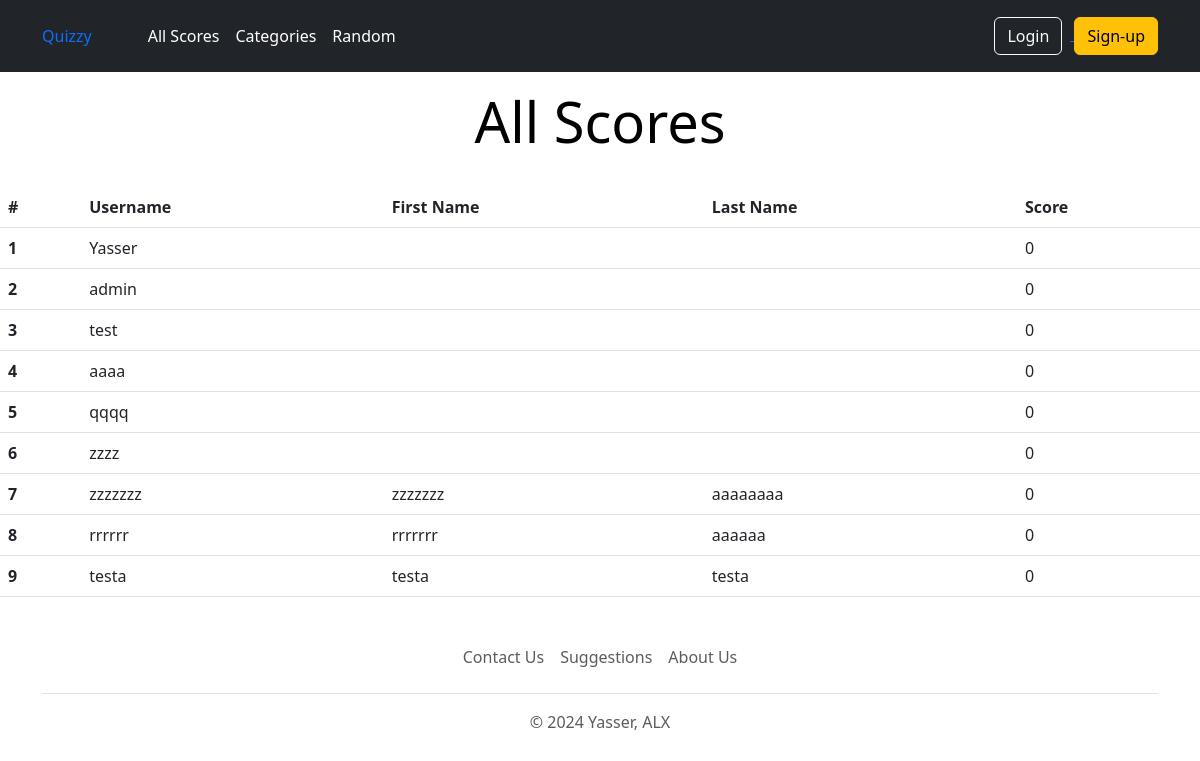
The app's page /all-scores, older data.
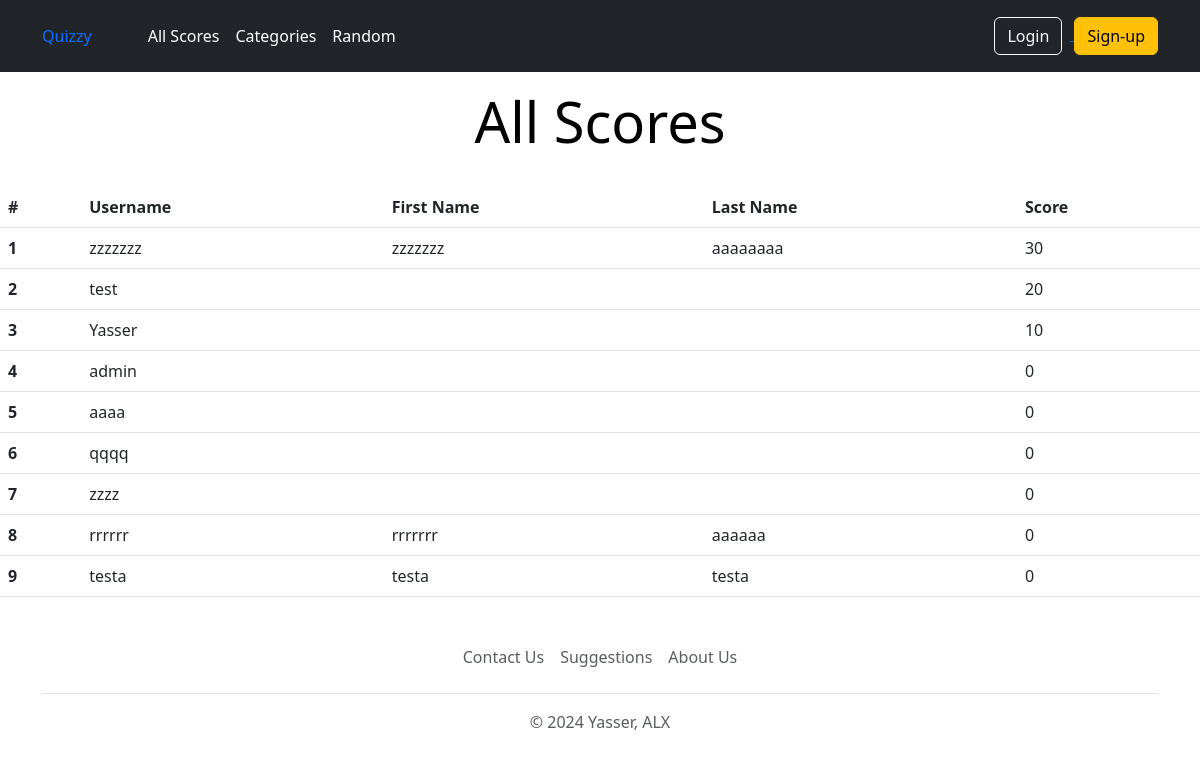
The same page, newer data.
### users/models.py (models this page shows, shortened)
class UserProfile(models.Model):
    user = models.OneToOneField(User, on_delete=models.CASCADE)
    total_score = models.IntegerField(default=0)

### webpages/views.py (the view)
# urls.py: path("all-scores", views.all_scores, name="allscores"),
def all_scores(request):
    all = UserProfile.objects.order_by('-total_score')
    return render(request, "webpages/scores.html",{"values":all ,"n":0})

### webpages/templates/webpages/scores.html
{% extends "base.html" %}
{% block content%}
<div class="pricing-header p-3 pb-md-4 mx-auto text-center">
    <h1 class="display-4 fw-normal text-body-emphasis">All Scores</h1>
    </div>
    <div>
    <table class="table">
        <thead>
          <tr>
            <th scope="col">#</th>
            <th scope="col">Username</th>
            <th scope="col">First Name</th>
            <th scope="col">Last Name</th>
            <th scope="col">Score</th>
          </tr>
        </thead>
        <tbody>
            {% for value in values %}
          <tr>
            <th scope="row">{{forloop.counter}}</th>
            <td>{{value.user.username}}</td>
            <td>{{value.user.first_name}}</td>
            <td>{{value.user.last_name}}</td>
            <td>{{value.total_score}}</td>
          </tr>
           {% endfor %}
        </tbody>
      </table>
    </div>
{%endblock%}

Row changes from the older to the newer data that the page shows:
changed UserProfile "zzzzzzz": total_score "0" → "30"; moves up the list
changed UserProfile "test": total_score "0" → "20"; moves up the list
changed UserProfile "Yasser": total_score "0" → "10"
